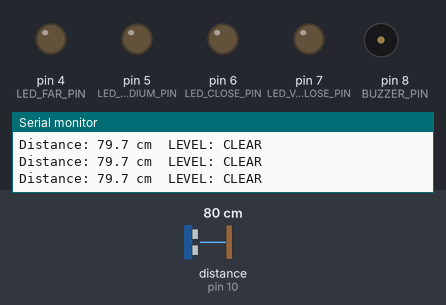
Bench run of a sketch on a simulated Arduino Uno, built with avr-gcc and run on an emulated ATmega328P. On the bench: output pins drawn as LEDs (lit = HIGH), buzzer (waves = sounding, pin HIGH), the last lines printed to the serial monitor. Wiring (inferred from the names in the program): ultrasonic range finder: trigger pin 9; echo pin 10. The inputs (shaded band) are chosen by the test bench; at power-on: distance to the obstacle (sensor on pin 10) 80 cm. The echo pulse lasts 58.3 µs per cm; pins used as bus, display or sensor lines are not drawn.

Above: at 1.2 s.
1.3 s: distance to the obstacle (sensor on pin 10) set to 55 cm
2.8 s: distance to the obstacle (sensor on pin 10) set to 47 cm
At 2.99 s:
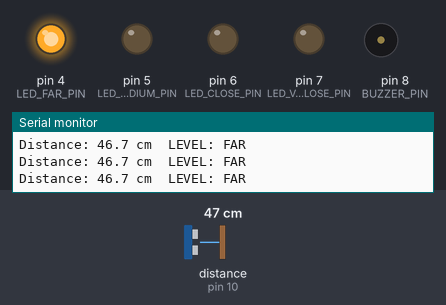
At 3.36 s:
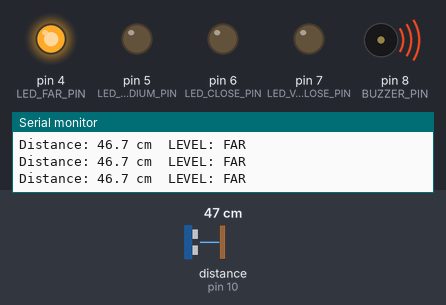
5.8 s: distance to the obstacle (sensor on pin 10) set to 38 cm
8.8 s: distance to the obstacle (sensor on pin 10) set to 32 cm
At 9.38 s:
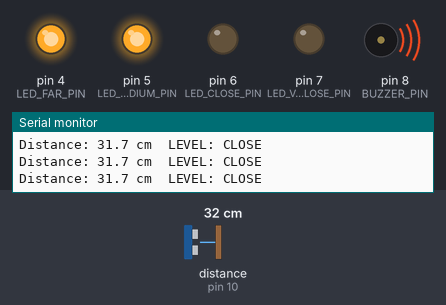
11.8 s: distance to the obstacle (sensor on pin 10) set to 22 cm
14.8 s: distance to the obstacle (sensor on pin 10) set to 19 cm
At 15.07 s:
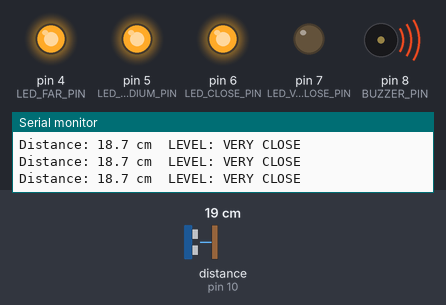
Timing chart, 0 to 18.8 s (numbered marks = the images above; inputs shaded):
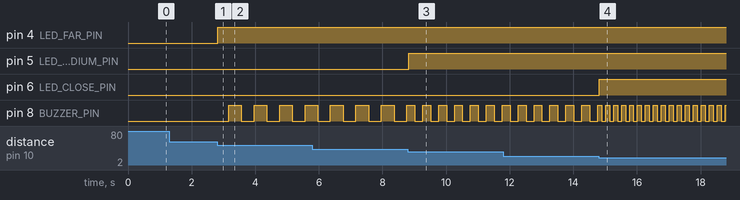

Measured:
- the behaviour switches between 51 and 50 cm on distance to the obstacle (sensor on pin 10) (found by bisection; images 0 and 1)
- the behaviour switches between 36 and 35 cm on distance to the obstacle (sensor on pin 10) (found by bisection; images 2 and 3)
- the behaviour switches between 21 and 20 cm on distance to the obstacle (sensor on pin 10) (found by bisection; images 3 and 4)
- after the input at 2.8 s, pin 4 (LED_FAR_PIN): LOW → HIGH at once; pin 8 (BUZZER_PIN): alternates HIGH for 0.40 s and LOW for 0.40 s, starting after 0.36 s
- after the input at 8.8 s, pin 5 (LED_MEDIUM_PIN): LOW → HIGH at once; pin 8 (BUZZER_PIN): alternates HIGH for 0.25 s and LOW for 0.25 s, starting after 0.21 s
- after the input at 14.8 s, pin 6 (LED_CLOSE_PIN): LOW → HIGH at once; pin 8 (BUZZER_PIN): alternates HIGH for 0.12 s and LOW for 0.12 s, starting after 0.09 s

The sketch:

Parking-Distance-Assistant.ino
```cpp
// 022 - Parking Distance Assistant
// A car-style parking aid: four LEDs light up as an object gets closer and a
// buzzer beeps faster the nearer the obstacle becomes.
// Board: Arduino Uno
// Wiring:
//   HC-SR04 VCC  -> 5V,  GND -> GND
//   HC-SR04 Trig -> digital pin 9,  HC-SR04 Echo -> digital pin 10
//   LED far      -> pin 4 (with 220 ohm resistor to GND)
//   LED medium   -> pin 5 (with 220 ohm resistor to GND)
//   LED close    -> pin 6 (with 220 ohm resistor to GND)
//   LED very close -> pin 7 (with 220 ohm resistor to GND)
//   Buzzer (+)   -> pin 8,  Buzzer (-) -> GND

// ---------------- Pin constants ----------------
const int TRIG_PIN = 9;    // Ultrasonic trigger output
const int ECHO_PIN = 10;   // Ultrasonic echo input

const int LED_FAR_PIN = 4;        // Lit when the object is beyond 50 cm
const int LED_MEDIUM_PIN = 5;     // Lit when the object is within 35 cm
const int LED_CLOSE_PIN = 6;      // Lit when the object is within 20 cm
const int LED_VERY_CLOSE_PIN = 7; // Lit when the object is within 10 cm

const int BUZZER_PIN = 8;  // Piezo buzzer driven from a digital pin

// ---------------- Threshold constants (centimetres) ----------------
const float THRESHOLD_FAR = 50.0;
const float THRESHOLD_MEDIUM = 35.0;
const float THRESHOLD_CLOSE = 20.0;
const float THRESHOLD_VERY_CLOSE = 10.0;

// ---------------- Timing constants ----------------
const unsigned long SAMPLE_INTERVAL_MS = 60;   // New measurement every 60 ms
const unsigned long BEAT_FAR_MS = 800;         // Slow beep when far away
const unsigned long BEAT_MEDIUM_MS = 500;
const unsigned long BEAT_CLOSE_MS = 250;
const unsigned long BEAT_VERY_CLOSE_MS = 100;  // Fastest beep when very close

// Speed of sound conversion, round trip divided by two
const float MICROSECONDS_TO_CM = 0.0343 / 2.0;

// Tracking variables for non-blocking timing
unsigned long lastSampleTime = 0;
unsigned long lastBeepTime = 0;
bool beepState = false;
unsigned long lastBeepPeriod = 0;  // 0 means "beep off", otherwise ms per beep cycle

void setup() {
  pinMode(TRIG_PIN, OUTPUT);
  pinMode(ECHO_PIN, INPUT);
  digitalWrite(TRIG_PIN, LOW);

  // The four distance LEDs are outputs
  pinMode(LED_FAR_PIN, OUTPUT);
  pinMode(LED_MEDIUM_PIN, OUTPUT);
  pinMode(LED_CLOSE_PIN, OUTPUT);
  pinMode(LED_VERY_CLOSE_PIN, OUTPUT);

  // The buzzer is an output too
  pinMode(BUZZER_PIN, OUTPUT);

  Serial.begin(9600);
  Serial.println("Parking Distance Assistant starting...");
  Serial.println("Distance (cm) and warning level:");
}

// Reads one distance in cm from the HC-SR04, returns -1 when no echo returns
float readDistanceCm() {
  digitalWrite(TRIG_PIN, HIGH);
  delayMicroseconds(10);
  digitalWrite(TRIG_PIN, LOW);

  // 30 ms timeout so the sketch never hangs when nothing is in front of the sensor
  long duration = pulseIn(ECHO_PIN, HIGH, 30000);
  if (duration == 0) {
    return -1.0;  // No echo: object out of range or sensor miswired
  }
  return duration * MICROSECONDS_TO_CM;
}

// Lights exactly the LEDs that should be on for the current distance
void updateLeds(float distanceCm) {
  // digitalWrite() with a boolean: HIGH when the test is true, LOW otherwise
  digitalWrite(LED_FAR_PIN, distanceCm <= THRESHOLD_FAR);
  digitalWrite(LED_MEDIUM_PIN, distanceCm <= THRESHOLD_MEDIUM);
  digitalWrite(LED_CLOSE_PIN, distanceCm <= THRESHOLD_CLOSE);
  digitalWrite(LED_VERY_CLOSE_PIN, distanceCm <= THRESHOLD_VERY_CLOSE);
}

// Returns how long one beep cycle should be at the current distance
unsigned long beepPeriodFor(float distanceCm) {
  if (distanceCm <= THRESHOLD_VERY_CLOSE) return BEAT_VERY_CLOSE_MS;
  if (distanceCm <= THRESHOLD_CLOSE) return BEAT_CLOSE_MS;
  if (distanceCm <= THRESHOLD_MEDIUM) return BEAT_MEDIUM_MS;
  if (distanceCm <= THRESHOLD_FAR) return BEAT_FAR_MS;
  return 0;  // Nothing detected close enough: stay silent
}

void loop() {
  // Take a fresh measurement on a fixed schedule
  if (millis() - lastSampleTime >= SAMPLE_INTERVAL_MS) {
    lastSampleTime = millis();

    float distanceCm = readDistanceCm();

    if (distanceCm < 0.0) {
      // No object in range: switch everything off and stay quiet
      updateLeds(10000.0);
      Serial.println("No object in range");
      digitalWrite(BUZZER_PIN, LOW);
      beepState = false;
      lastBeepTime = millis();
      return;
    }

    // Show the reading with one decimal so small movements are visible
    Serial.print("Distance: ");
    Serial.print(distanceCm, 1);
    Serial.print(" cm");

    // Pick the warning level name that matches the current threshold
    if (distanceCm <= THRESHOLD_VERY_CLOSE) {
      Serial.println("  LEVEL: STOP");
    } else if (distanceCm <= THRESHOLD_CLOSE) {
      Serial.println("  LEVEL: VERY CLOSE");
    } else if (distanceCm <= THRESHOLD_MEDIUM) {
      Serial.println("  LEVEL: CLOSE");
    } else if (distanceCm <= THRESHOLD_FAR) {
      Serial.println("  LEVEL: FAR");
    } else {
      Serial.println("  LEVEL: CLEAR");
    }

    // Refresh the LED bar and remember the beeping rate for this distance
    updateLeds(distanceCm);
    lastBeepPeriod = beepPeriodFor(distanceCm);
    if (lastBeepPeriod == 0) {
      digitalWrite(BUZZER_PIN, LOW);  // Far enough: turn the buzzer off for good
      beepState = false;
      lastBeepTime = millis();
    }
  }

  // Non-blocking beeper: toggle the buzzer when the current period elapses.
  // The beep gets shorter and faster as the object moves closer.
  if (lastBeepPeriod > 0 && millis() - lastBeepTime >= lastBeepPeriod / 2) {
    lastBeepTime = millis();
    beepState = !beepState;
    digitalWrite(BUZZER_PIN, beepState ? HIGH : LOW);
  }
}
```
